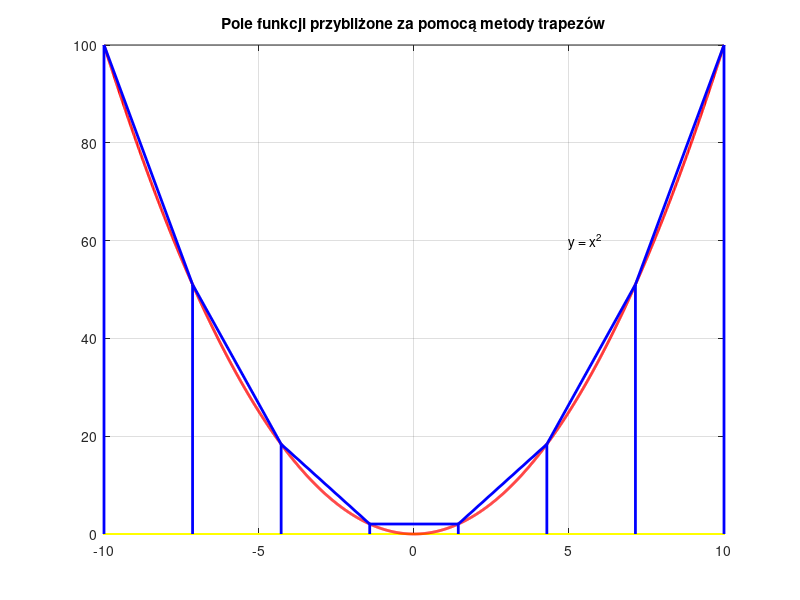

This figure's MATLAB source:
% pierwszy rysunek funkcja kwadratowa + trapezy
x = -10:0.01:10;
z = linspace(-10,10,8)
kwadratowa = @(x) x.^2;
%for i = 1:9
    %X = [x(i) x(i + 1)];
    %Y = [y(i) y(i + 1)];
   % area(X,Y,'r')
%end
figure;
grid on
axis([0 10 -10 110])
plot(x,0,'y')
hold on

%area([z],[kwadratowa(z)])
plot(x,kwadratowa(x),'r','LineWidth',2)

for i = 1:8
    plot([z(i) z(i)], [0 kwadratowa(z(i))], 'b', 'LineWidth',2)
end
for i = 1:7
    plot([z(i) z(i+1)], [kwadratowa(z(i)) kwadratowa(z(i+1))], 'b','LineWidth', 2)
end
grid on
text(5,60,'y = x^2')
title("Pole funkcji przybliżone za pomocą metody trapezów")


